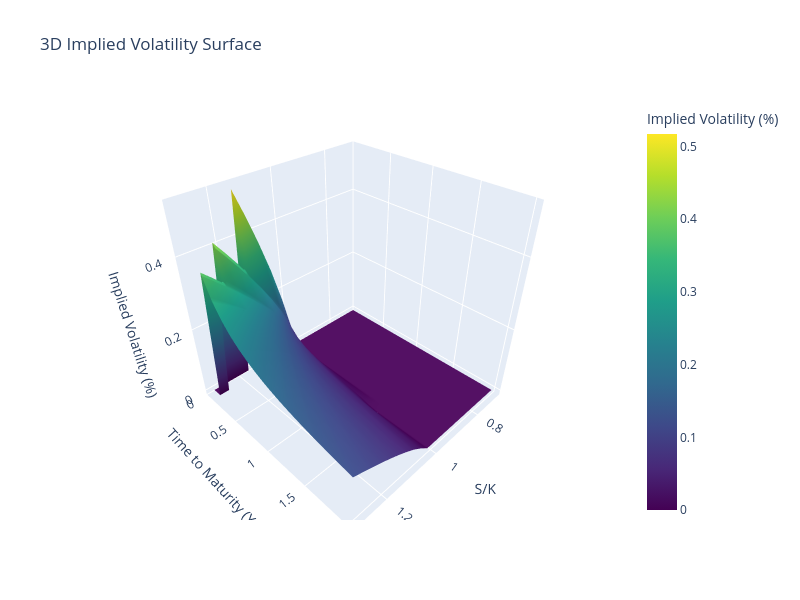

Notebook cell for this chart:
### Code cell
moneyness_mesh, maturity_mesh = np.meshgrid(moneyness_grid, time_grid)

maturity = iv_maturity.flatten()
moneyness = iv_moneyness.flatten()
surface = iv_surface.flatten()

vol_grid = scipy.interpolate.griddata(
    (moneyness, maturity),
    surface,
    (moneyness_mesh, maturity_mesh),
    method="linear"
)

# Create the 3D plot
fig = go.Figure(data=[
    go.Surface(
        z=vol_grid,
        x=moneyness_mesh,
        y=maturity_mesh,
        colorscale="Viridis",
        colorbar=dict(title="Implied Volatility (%)")
    )
])

# Update layout
fig.update_layout(
    title="3D Implied Volatility Surface",
    scene=dict(
        xaxis_title="S/K",
        yaxis_title="Time to Maturity (Years)",
        zaxis_title="Implied Volatility (%)",
        aspectmode='cube'
    ),
    width=800,
    height=600
)

# Display in notebook (optional)
fig.show()

### Figure 1 — Plotly figure (JSON) as saved in the notebook; plotly's stock layout.template omitted (floating-point values rounded to 4 significant figures; data arrays with more than 128 entries replaced by an {"elided": "..."} marker saying what was removed)
{"data": [{"colorbar": {"title": {"text": "Implied Volatility (%)"}}, "colorscale": [[0, "#440154"], [0.1111, "#482878"], [0.2222, "#3e4989"], [0.3333, "#31688e"], [0.4444, "#26828e"], [0.5556, "#1f9e89"], [0.6667, "#35b779"], [0.7778, "#6ece58"], [0.8889, "#b5de2b"], [1, "#fde725"]], "type": "surface", "x": {"elided": "20x20 float values"}, "y": {"elided": "20x20 float values"}, "z": {"elided": "20x20 float values"}}], "layout": {"height": 600, "scene": {"aspectmode": "cube", "xaxis": {"title": {"text": "S/K"}}, "yaxis": {"title": {"text": "Time to Maturity (Years)"}}, "zaxis": {"title": {"text": "Implied Volatility (%)"}}}, "title": {"text": "3D Implied Volatility Surface"}, "width": 800}}
